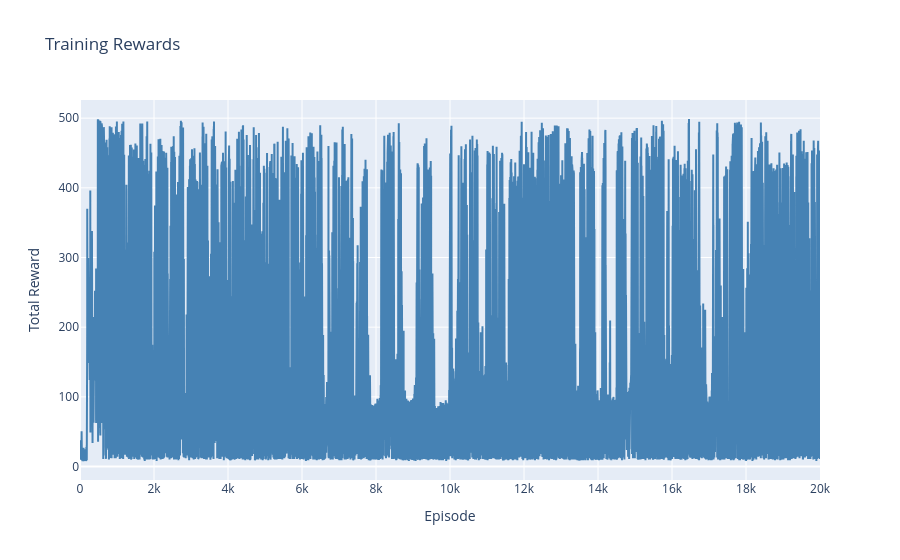

Here is the notebook cell this chart was saved with:
### Code cell
import plotly.graph_objects as go

fig = go.Figure()

fig.add_trace(go.Scatter(
  y=total_rewards,
  mode='lines',
  name='Raw',
  line=dict(color='steelblue')
))

fig.update_layout(
  title='Training Rewards',
  xaxis_title='Episode',
  yaxis_title='Total Reward',
)

fig.show()

### Figure 1 — Plotly figure (JSON) as saved in the notebook; plotly's stock layout.template omitted (floating-point values rounded to 4 significant figures; data arrays with more than 128 entries replaced by an {"elided": "..."} marker saying what was removed)
{"data": [{"line": {"color": "steelblue"}, "mode": "lines", "name": "Raw", "type": "scatter", "y": {"elided": "20000 float values"}}], "layout": {"title": {"text": "Training Rewards"}, "xaxis": {"title": {"text": "Episode"}}, "yaxis": {"title": {"text": "Total Reward"}}}}
